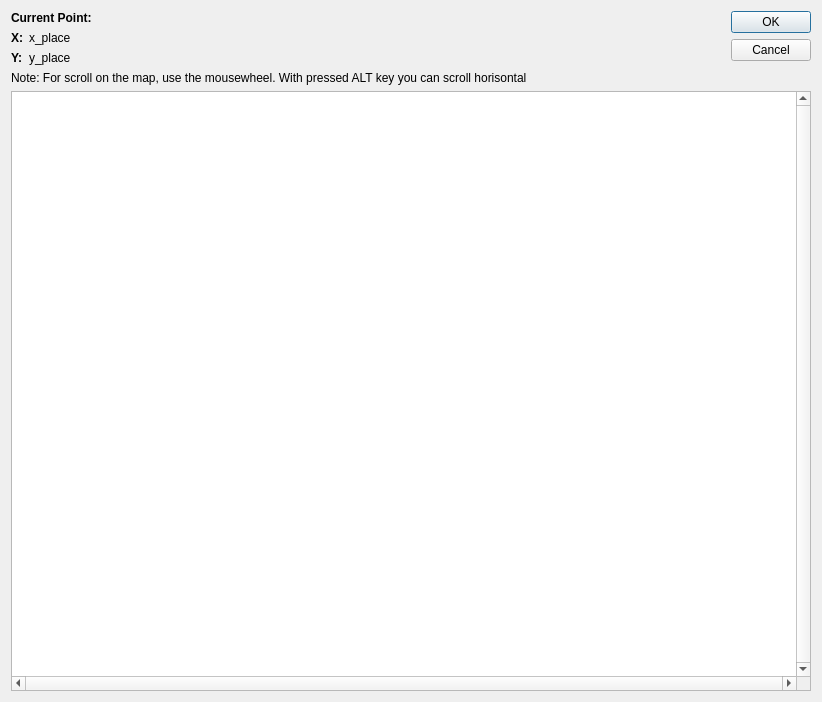
<?xml version="1.0" encoding="UTF-8"?>
<ui version="4.0">
 <class>WLD_SetPoint</class>
 <widget class="QDialog" name="WLD_SetPoint">
  <property name="geometry">
   <rect>
    <x>0</x>
    <y>0</y>
    <width>818</width>
    <height>699</height>
   </rect>
  </property>
  <property name="windowTitle">
   <string>Selecting point on the world map</string>
  </property>
  <property name="windowIcon">
   <iconset resource="../_resources/editor.qrc">
    <normaloff>:/images/world.png</normaloff>:/images/world.png</iconset>
  </property>
  <layout class="QGridLayout" name="gridLayout">
   <item row="1" column="2" rowspan="2">
    <spacer name="horizontalSpacer">
     <property name="orientation">
      <enum>Qt::Horizontal</enum>
     </property>
     <property name="sizeHint" stdset="0">
      <size>
       <width>40</width>
       <height>20</height>
      </size>
     </property>
    </spacer>
   </item>
   <item row="4" column="0" colspan="4">
    <widget class="QGraphicsView" name="graphicsView">
     <property name="minimumSize">
      <size>
       <width>800</width>
       <height>600</height>
      </size>
     </property>
     <property name="verticalScrollBarPolicy">
      <enum>Qt::ScrollBarAlwaysOn</enum>
     </property>
     <property name="horizontalScrollBarPolicy">
      <enum>Qt::ScrollBarAlwaysOn</enum>
     </property>
    </widget>
   </item>
   <item row="0" column="0" colspan="3">
    <widget class="QLabel" name="label">
     <property name="font">
      <font>
       <weight>75</weight>
       <bold>true</bold>
      </font>
     </property>
     <property name="text">
      <string>Current Point:</string>
     </property>
    </widget>
   </item>
   <item row="1" column="0">
    <widget class="QLabel" name="label_2">
     <property name="font">
      <font>
       <weight>75</weight>
       <bold>true</bold>
      </font>
     </property>
     <property name="text">
      <string notr="true">X:</string>
     </property>
    </widget>
   </item>
   <item row="2" column="1">
    <widget class="QLabel" name="y_point">
     <property name="text">
      <string notr="true">y_place</string>
     </property>
    </widget>
   </item>
   <item row="2" column="0">
    <widget class="QLabel" name="label_3">
     <property name="font">
      <font>
       <weight>75</weight>
       <bold>true</bold>
      </font>
     </property>
     <property name="text">
      <string notr="true">Y:</string>
     </property>
    </widget>
   </item>
   <item row="1" column="1">
    <widget class="QLabel" name="x_point">
     <property name="text">
      <string notr="true">x_place</string>
     </property>
    </widget>
   </item>
   <item row="3" column="0" colspan="3">
    <widget class="QLabel" name="label_4">
     <property name="text">
      <string>Note: For scroll on the map, use the mousewheel. With pressed ALT key you can scroll horisontal</string>
     </property>
    </widget>
   </item>
   <item row="0" column="3" rowspan="4">
    <widget class="QDialogButtonBox" name="buttonBox">
     <property name="orientation">
      <enum>Qt::Vertical</enum>
     </property>
     <property name="standardButtons">
      <set>QDialogButtonBox::Cancel|QDialogButtonBox::Ok</set>
     </property>
    </widget>
   </item>
  </layout>
 </widget>
 <resources>
  <include location="../_resources/editor.qrc"/>
 </resources>
 <connections>
  <connection>
   <sender>buttonBox</sender>
   <signal>accepted()</signal>
   <receiver>WLD_SetPoint</receiver>
   <slot>accept()</slot>
   <hints>
    <hint type="sourcelabel">
     <x>248</x>
     <y>254</y>
    </hint>
    <hint type="destinationlabel">
     <x>157</x>
     <y>274</y>
    </hint>
   </hints>
  </connection>
  <connection>
   <sender>buttonBox</sender>
   <signal>rejected()</signal>
   <receiver>WLD_SetPoint</receiver>
   <slot>reject()</slot>
   <hints>
    <hint type="sourcelabel">
     <x>316</x>
     <y>260</y>
    </hint>
    <hint type="destinationlabel">
     <x>286</x>
     <y>274</y>
    </hint>
   </hints>
  </connection>
 </connections>
</ui>
